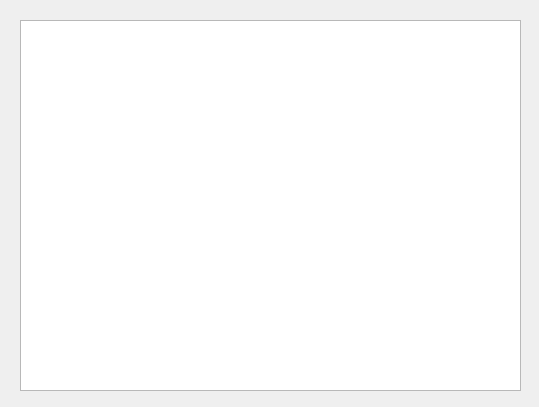
<?xml version="1.0" encoding="UTF-8"?>
<ui version="4.0">
 <class>MonthlyTypesDialog</class>
 <widget class="QDialog" name="MonthlyTypesDialog">
  <property name="geometry">
   <rect>
    <x>0</x>
    <y>0</y>
    <width>539</width>
    <height>407</height>
   </rect>
  </property>
  <property name="windowTitle">
   <string>Dialog</string>
  </property>
  <widget class="QChartView" name="graphicsView">
   <property name="geometry">
    <rect>
     <x>20</x>
     <y>20</y>
     <width>501</width>
     <height>371</height>
    </rect>
   </property>
  </widget>
 </widget>
 <customwidgets>
  <customwidget>
   <class>QChartView</class>
   <extends>QGraphicsView</extends>
   <header>QtCharts</header>
  </customwidget>
 </customwidgets>
 <resources/>
 <connections/>
</ui>
